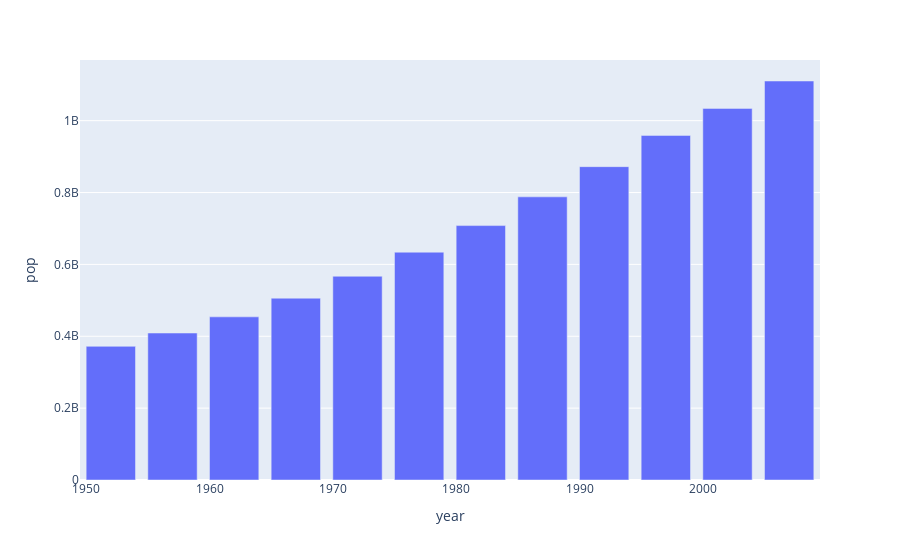

This figure's notebook cell:
### Markdown cell above
**Bar chart**

A bar chart is a graphical representation that uses rectangular bars to compare categories or groups of data based on their values.

### Code cell
# bar chart
# india's pop over the years
temp_df = gdp[gdp['country'] == 'India']
px.bar(temp_df,x='year',y='pop')

### Figure 1 — Plotly figure (JSON) as saved in the notebook; plotly's stock layout.template omitted (floating-point values rounded to 4 significant figures)
{"data": [{"alignmentgroup": "True", "hovertemplate": "year=%{x}<br>pop=%{y}<extra></extra>", "legendgroup": "", "marker": {"color": "#636efa", "pattern": {"shape": ""}}, "name": "", "offsetgroup": "", "orientation": "v", "showlegend": false, "textposition": "auto", "type": "bar", "x": [1952, 1957, 1962, 1967, 1972, 1977, 1982, 1987, 1992, 1997, 2002, 2007], "xaxis": "x", "y": [372000000, 409000000, 454000000, 506000000, 567000000, 634000000, 708000000, 788000000, 872000000, 959000000, 1034172547, 1110396331], "yaxis": "y"}], "layout": {"barmode": "relative", "legend": {"tracegroupgap": 0}, "margin": {"t": 60}, "xaxis": {"anchor": "y", "domain": [0, 1], "title": {"text": "year"}}, "yaxis": {"anchor": "x", "domain": [0, 1], "title": {"text": "pop"}}}}
